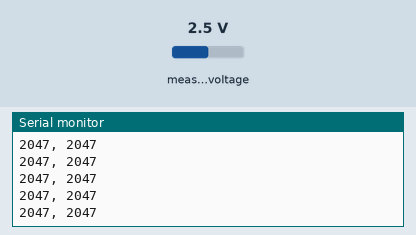
Bench run of a sketch on a simulated Arduino Nano, built with avr-gcc and run on an emulated ATmega328P. Shown: the last lines printed to the serial monitor. The test bench sets the inputs (shaded band); at power-on: measured voltage 2.5 V.

Above: at 1.2 s.
1.3 s: measured voltage set to 0.1 V
At 1.9 s:
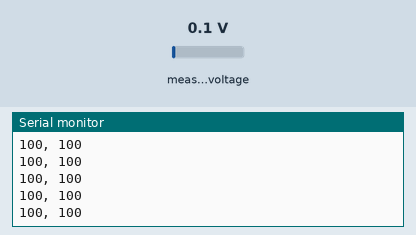
2.8 s: measured voltage set to 1.2 V
At 3.7 s:
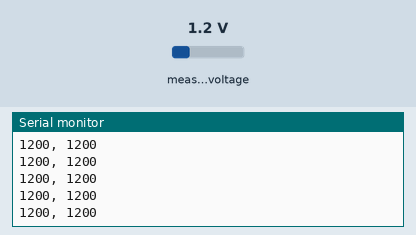
5.8 s: measured voltage set to 0.1 V
At 6.8 s:
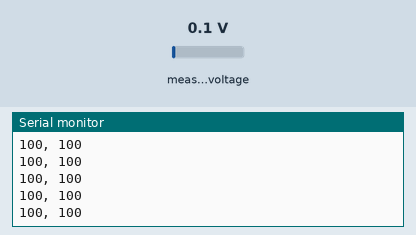
Timing chart, 0 to 8.8 s (numbered marks = the images above; inputs shaded):
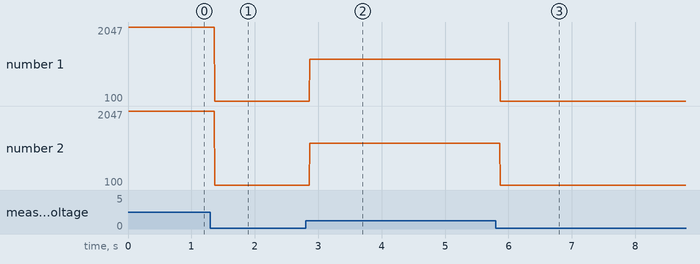

The sketch:

adafruit_ADS1015_adc_test.ino
```cpp
///////////////////////////////////////////////////////////////////////////////////////////
//
//  Title: Adafruit ads1015 ADC Test
//  Capstone Team: 37
//  Authors: Tyler Dickson, Joseph Edmund, Isaac Sorensen
//
//  Description: This is a body of code to test the Adafruit ads1015 ADC breakout boards.
//
///////////////////////////////////////////////////////////////////////////////////////////

/****************************************Libraries****************************************/
#include <Adafruit_ADS1X15.h> //Include the library for the Adafruit ads1015 boards
#include <Wire.h>
/****************************************Macros****************************************/
//SDA is defined as pin 18 which is A4 on the Arduino nano
//SCL is defined as pin 19 which is A5 on the Arduino nano
//ADDR for the load side ADC is connected to GND for this setup. This gives the ADC an address of 0x48 for I2C.
//ADDR for the cable side ADC is connected to 5V for this setup. This gives the ADC an address of 0x49 for I2C.

#define LOAD_ADC_ADDRESS 0x48
#define CABLE_ADC_ADDRESS 0x49

//These values are defined in the Arduino core (or something like it) so there is no need to manually define them

//Code to verify this finding
// Serial.begin(115200);
//   Serial.println(F("\nI2C PINS"));
//   Serial.print(F("\tSDA = ")); Serial.println(SDA);
//   Serial.print(F("\tSCL = ")); Serial.println(SCL);

/****************************************Variables****************************************/
Adafruit_ADS1015 loadADC;
Adafruit_ADS1015 cableADC;

void setup(void)
{
  Serial.begin(9600);
  Serial.println("Hello!");

  loadADC.setGain(GAIN_TWO);
  loadADC.begin(LOAD_ADC_ADDRESS);
  cableADC.setGain(GAIN_TWO);
  cableADC.begin(CABLE_ADC_ADDRESS);
}

void loop(void)
{
  int16_t adc0v1, adc0v2;
  adc0v1 = loadADC.readADC_SingleEnded(0);
  adc0v2 = cableADC.readADC_SingleEnded(0);

  Serial.print(adc0v1);
  Serial.print(", ");
  Serial.println(adc0v2);

  // delay(1000);
}
```

Measured:
- after the input at 1.3 s, the serial monitor: prints a new line after 0.07 s (image 1)
- after the input at 2.8 s, the serial monitor: prints a new line after 0.07 s (image 2)
- plotted number 1: 2047 → 100 after the input at 1.3 s, 100 → 1200 after the input at 2.8 s
- plotted number 2: 2047 → 100 after the input at 1.3 s, 100 → 1200 after the input at 2.8 s
